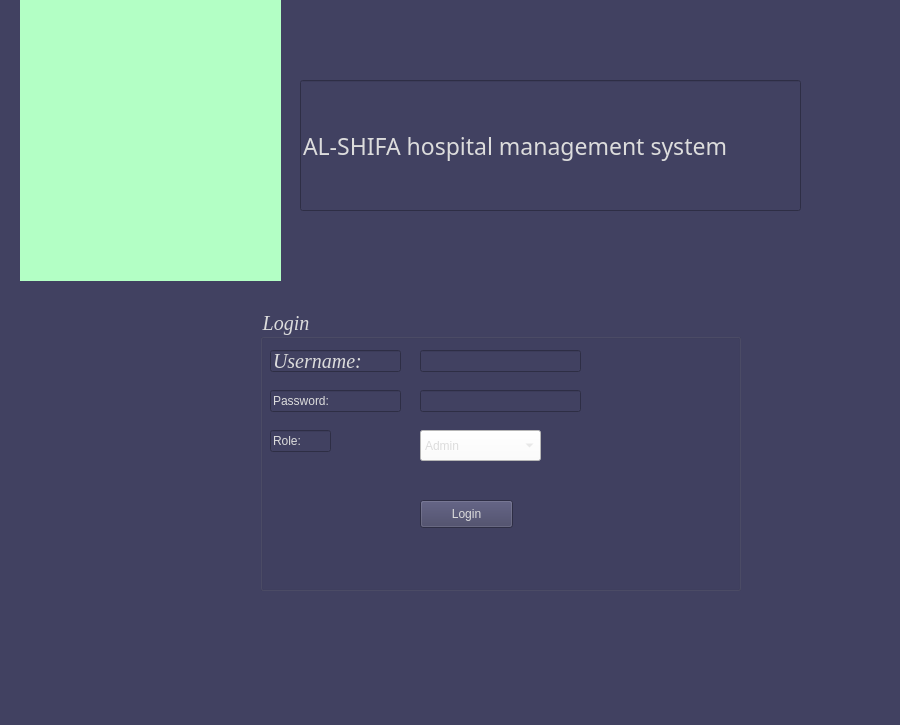
<?xml version="1.0" encoding="UTF-8"?>
<ui version="4.0">
 <class>MainWindow</class>
 <widget class="QMainWindow" name="MainWindow">
  <property name="geometry">
   <rect>
    <x>0</x>
    <y>0</y>
    <width>900</width>
    <height>725</height>
   </rect>
  </property>
  <property name="font">
   <font>
    <family>Wingdings</family>
   </font>
  </property>
  <property name="windowTitle">
   <string>MainWindow</string>
  </property>
  <property name="styleSheet">
   <string notr="true">background-color: rgb(96, 71, 127);
background-color: rgb(73, 73, 109);
background-color: rgb(0, 79, 116);
background-color: rgb(65, 65, 97);</string>
  </property>
  <widget class="QWidget" name="centralwidget">
   <widget class="QGroupBox" name="groupBox">
    <property name="geometry">
     <rect>
      <x>260</x>
      <y>310</y>
      <width>481</width>
      <height>281</height>
     </rect>
    </property>
    <property name="font">
     <font>
      <family>times new roman</family>
      <pointsize>15</pointsize>
      <weight>3</weight>
      <italic>true</italic>
      <bold>false</bold>
     </font>
    </property>
    <property name="styleSheet">
     <string notr="true">color:rgb(220, 220, 220);
font: 25 italic 15pt &quot;times new roman&quot;;
</string>
    </property>
    <property name="title">
     <string>Login</string>
    </property>
    <widget class="QLineEdit" name="lineEdit">
     <property name="geometry">
      <rect>
       <x>10</x>
       <y>40</y>
       <width>131</width>
       <height>22</height>
      </rect>
     </property>
     <property name="font">
      <font>
       <family>times new roman</family>
       <pointsize>15</pointsize>
       <weight>3</weight>
       <italic>true</italic>
       <bold>false</bold>
      </font>
     </property>
     <property name="styleSheet">
      <string notr="true">border-color: rgb(255, 255, 255);</string>
     </property>
     <property name="text">
      <string>Username:</string>
     </property>
    </widget>
    <widget class="QLineEdit" name="lineEdit_2">
     <property name="geometry">
      <rect>
       <x>10</x>
       <y>80</y>
       <width>131</width>
       <height>22</height>
      </rect>
     </property>
     <property name="styleSheet">
      <string notr="true">border-color: rgb(255, 255, 255);</string>
     </property>
     <property name="text">
      <string>Password:</string>
     </property>
    </widget>
    <widget class="QPushButton" name="pushButton_2">
     <property name="geometry">
      <rect>
       <x>160</x>
       <y>190</y>
       <width>93</width>
       <height>28</height>
      </rect>
     </property>
     <property name="text">
      <string>Login</string>
     </property>
    </widget>
    <widget class="QLineEdit" name="lineEdit_3">
     <property name="geometry">
      <rect>
       <x>160</x>
       <y>40</y>
       <width>161</width>
       <height>22</height>
      </rect>
     </property>
    </widget>
    <widget class="QLineEdit" name="lineEdit_4">
     <property name="geometry">
      <rect>
       <x>160</x>
       <y>80</y>
       <width>161</width>
       <height>22</height>
      </rect>
     </property>
     <property name="styleSheet">
      <string notr="true">border-top-color: rgb(0, 0, 0);</string>
     </property>
    </widget>
    <widget class="QLineEdit" name="lineEdit_5">
     <property name="geometry">
      <rect>
       <x>10</x>
       <y>120</y>
       <width>61</width>
       <height>22</height>
      </rect>
     </property>
     <property name="styleSheet">
      <string notr="true">border-color: rgb(255, 255, 255);</string>
     </property>
     <property name="text">
      <string>Role:</string>
     </property>
    </widget>
    <widget class="QComboBox" name="comboBox">
     <property name="geometry">
      <rect>
       <x>160</x>
       <y>120</y>
       <width>121</width>
       <height>31</height>
      </rect>
     </property>
     <property name="styleSheet">
      <string notr="true">background-color: rgb(255, 255, 255);
selection-background-color: rgb(255, 255, 255);</string>
     </property>
     <item>
      <property name="text">
       <string>Admin</string>
      </property>
     </item>
     <item>
      <property name="text">
       <string>Doctor</string>
      </property>
     </item>
     <item>
      <property name="text">
       <string>Nurse</string>
      </property>
     </item>
     <item>
      <property name="text">
       <string>Receptionist</string>
      </property>
     </item>
    </widget>
   </widget>
   <widget class="QLabel" name="label">
    <property name="geometry">
     <rect>
      <x>20</x>
      <y>0</y>
      <width>261</width>
      <height>281</height>
     </rect>
    </property>
    <property name="styleSheet">
     <string notr="true">background-color: rgb(179, 255, 197);</string>
    </property>
    <property name="text">
     <string/>
    </property>
    <property name="pixmap">
     <pixmap>images.png</pixmap>
    </property>
    <property name="scaledContents">
     <bool>true</bool>
    </property>
   </widget>
   <widget class="QLineEdit" name="lineEdit_6">
    <property name="geometry">
     <rect>
      <x>300</x>
      <y>80</y>
      <width>501</width>
      <height>131</height>
     </rect>
    </property>
    <property name="font">
     <font>
      <family>High Tower Text</family>
      <pointsize>17</pointsize>
     </font>
    </property>
    <property name="styleSheet">
     <string notr="true">border-bottom-color: rgb(255, 255, 255);
border-bottom-color: rgb(255, 255, 255);
color:rgb(220, 220, 220);
</string>
    </property>
    <property name="text">
     <string>AL-SHIFA hospital management system</string>
    </property>
   </widget>
  </widget>
  <widget class="QMenuBar" name="menubar">
   <property name="geometry">
    <rect>
     <x>0</x>
     <y>0</y>
     <width>900</width>
     <height>26</height>
    </rect>
   </property>
  </widget>
  <widget class="QStatusBar" name="statusbar"/>
 </widget>
 <resources>
  <include location="sample.qrc"/>
  <include location="sample2.src.qrc"/>
  <include location="sample1.qrc"/>
 </resources>
 <connections/>
</ui>
